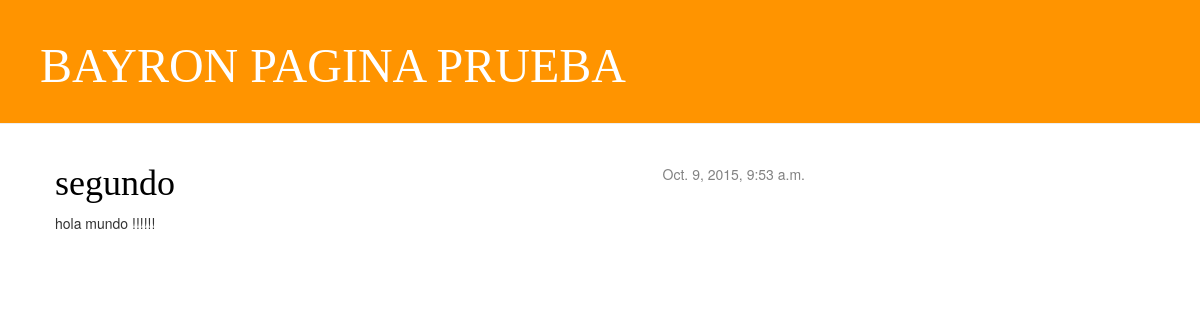
Before: / with the older database file.
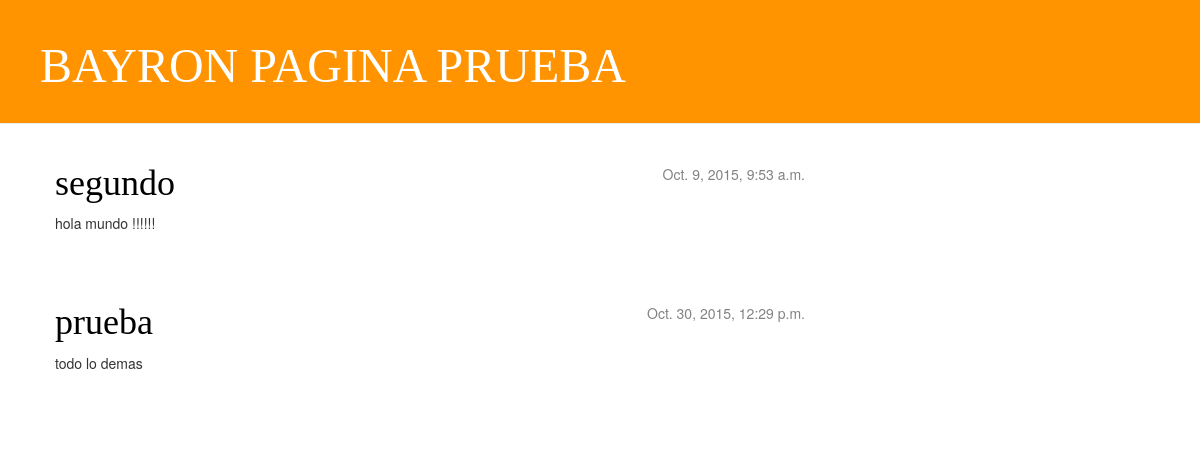
After: the same page with the newer database file.
### blog/models.py (models this page shows, shortened)
class Postear(models.Model):
    autor = models.ForeignKey('auth.User')
    titulo = models.CharField(max_length=200)
    texto = models.TextField()
    fecha_creacion = models.DateTimeField(
                default=timezone.now)
    fecha_publicacion = models.DateTimeField(
                blank=True, null=True)

### blog/views.py (the view)
# urls.py: url(r'^$', views.post_list),
def post_list(request):
	Post = Postear.objects.filter(fecha_publicacion__lte=timezone.now()).order_by('fecha_publicacion')
	return render(request, 'blog/post_list.html', {'Post':Post})

### blog/templates/blog/post_list.html (shortened to what this page needs)
{% load staticfiles %}
<html>
    <head>
	 <link rel="stylesheet" href="//maxcdn.bootstrapcdn.com/bootstrap/3.2.0/css/bootstrap.min.css">
         <link rel="stylesheet" href="//maxcdn.bootstrapcdn.com/bootstrap/3.2.0/css/bootstrap-theme.min.css">
         <link rel="stylesheet" href="{% static "css/blog.css" %}">
    </head>
    <body>
         <div class="page-header">
            <h1><a href="">BAYRON PAGINA PRUEBA</a></h1>
        </div>
	    <div class="content container">
        <div class="row">
            <div class="col-md-8">
                {% for post in Post %}
                    <div class="post">
                        <div class="date">
                            {{ post.fecha_publicacion }}
                        </div>
                        <h1><a href="">{{ post.titulo }}</a></h1>
                        <p>{{ post.texto|linebreaks }}</p>
                    </div>
                {% endfor %}
            </div>
        </div>
    </div>
    </body>
</html>

### blog/static/css/blog.css (style rules this page uses)
.page-header { background-color: #ff9400; margin-top: 0; padding: 20px 20px 20px 40px; }
.page-header h1, .page-header h1 a, .page-header h1 a:visited, .page-header h1 a:active { color: #ffffff; font-size: 36pt; text-decoration: none; }
.content { margin-left: 40px; }
h1, h2, h3, h4 { font-family: 'Lobster', cursive; }
.date { float: right; color: #828282; }
.post { margin-bottom: 70px; }
.post h1 a, .post h1 a:visited { color: #000000; }

Changed rows visible on the page:
added Postear: fecha_publicacion "Oct. 30, 2015, 12:29 p.m.", titulo "prueba", texto "todo lo demas"
